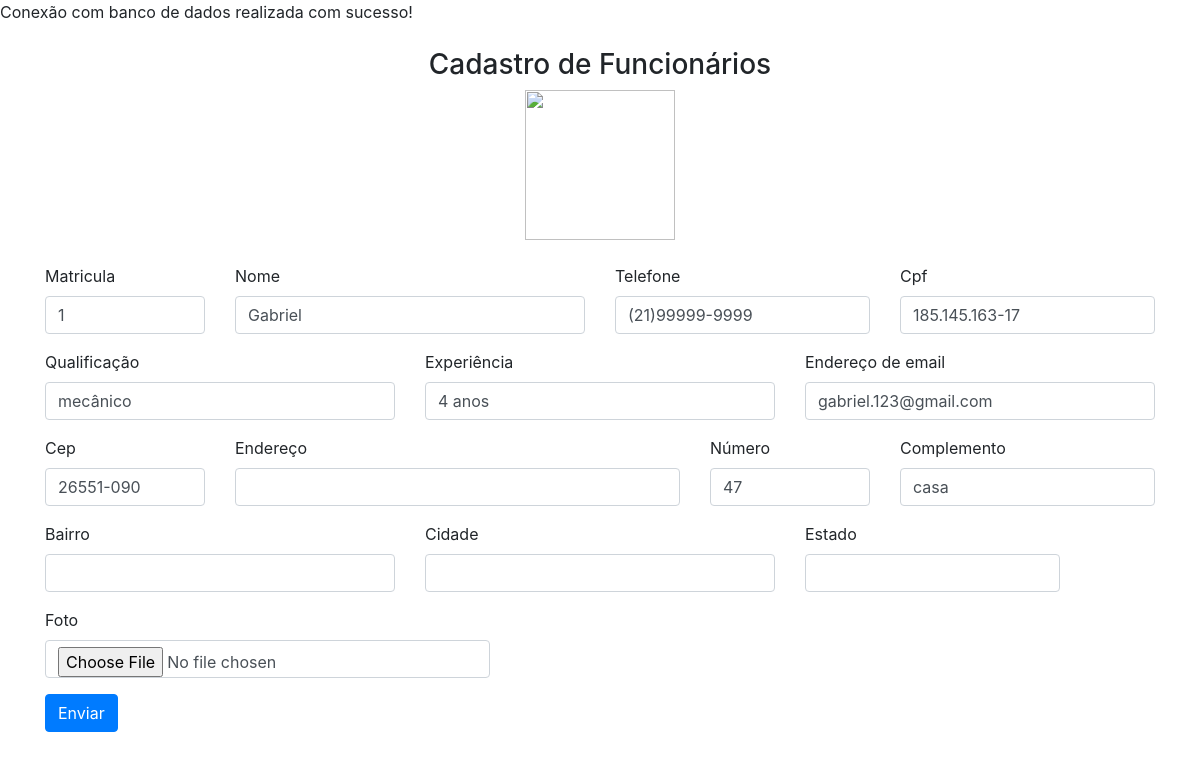
/editar.php?matricula=1, run on the app's committed database.
### tables this page shows
create table funcionario(
	matricula integer primary key auto_increment,
	nome varchar(60) not null,
	telefone varchar(15) not null,
	cpf char(15) not null,
	qualificacao varchar(20) not null,
	experiencia varchar(20) not null,
	cep char(9) not null,
	numerocasa integer not null,
	complemento varchar(30),
	email varchar(30) not null,
	senha varchar(300) not null,
	status char(1) not null,
	foto varchar(255) NOT NULL,
	foreign key(cep) references endereco(cep));

### editar.php (the view)
<?php
    require_once 'conexao.php';
    require_once 'header.php';
    $idfuncionario = filter_input(INPUT_GET, "matricula", FILTER_SANITIZE_NUMBER_INT);
    $busca = "SELECT * from funcionario where matricula = $idfuncionario LIMIT 1";
    $resultado = $conn -> prepare($busca);
    $resultado -> execute();
    if(($resultado) AND ($resultado -> rowCount() !=0)){
        $linha = $resultado -> fetch(PDO::FETCH_ASSOC);
        extract($linha);
    }
    else{
        $_SESSION['msg'] = "Funcionario não encontrado!";
        header("Location : relat_funcionario.php");
    }
?>
<br>
<br>
<form method="POST" action="controlefuncionario.php">
    <div class="container">
        <div class="row">
            <div class="col-md-12 text-center">
                <h3>Cadastro de Funcionários</h3>
            </div>
        </div>
        <div class="row">
            <div class="col-md-12 text-center">
                <img src="<?php echo $foto; ?>" style=width:150px;heigth:150px;>
            </div>
        </div>
        <br>
        <div class="row">
        <div class="col-md-2">
                <div class="form-group">
                    <label for="matricula">Matricula</label>
                    <input type="text" class="form-control" name="matricula"
                        value="<?php echo $matricula; ?>"
                    >
                </div>
            </div>
            <div class="col-md-4">
                <div class="form-group">
                    <label for="nome">Nome</label>
                    <input type="text" class="form-control" name="nome"
                    value="<?php echo $nome; ?>"
                    >
                </div>
            </div>
            <div class="col-md-3">
                <div class="form-group">
                    <label for="telefone">Telefone</label>
                    <input type="text" name="telefone" class="form-control" onkeypress="$(this).mask('(00)00000-0000')"
                    value="<?php echo $telefone; ?>"
                    >
                </div>
            </div>
             <div class="col-md-3">
                <div class="form-group">
                    <label for="cpf">Cpf</label>
                    <input type="text" name="cpf" class="form-control" onkeypress="$(this).mask('000.000.000-00');"
                    value="<?php echo $cpf; ?>"
                    >
                </div>
            </div>
        </div>
        <div class="row">
            <div class="col-md-4">
                <div class="form-group">
                    <label for="qualificacao">Qualificação</label>
                    <input type="text" class="form-control" name="qualificacao"
                        value="<?php echo $qualificacao; ?>"
                    >
                </div>
            </div>
            <div class="col-md-4">
                <div class="form-group">
                    <label for="experiencia">Experiência</label>
                    <input type="text" class="form-control" name="experiencia"
                        value="<?php echo $experiencia; ?>"
                    >
                </div>
            </div>
            <div class="col-md-4">
                <div class="form-group">
                    <label for="exampleInputEmail1">Endereço de email</label>
                    <input type="email" name="email" class="form-control" id="exampleInputEmail1" aria-describedby="emailHelp" placeholder="Seu email"
                        value="<?php echo $email; ?>"
                    >
                </div>
            </div>
        </div>
        <div class="row">
            <div class="col-md-2">
                <div class="form-group">
                    <label for="cep">Cep</label>
                    <input type="text" name="cep" class="form-control" id="cep" onblur="pesquisacep(this.value);"
                        value="<?php echo $cep; ?>"
                    >
                </div>
            </div>
            <div class="col-md-5">
                <div class="form-group">
                    <label for="endereco">Endereço</label>
                    <input type="text" class="form-control" id="rua" name="rua">
                </div>
            </div>
            <div class="col-md-2">
                <div class="form-group">
                    <label for="numero">Número</label>
                    <input type="text" class="form-control" name="numero"
                        value="<?php echo $numerocasa; ?>"
                    >
                </div>
            </div>
            <div class="col-md-3">
                <div class="form-group">
                    <label for="complemento">Complemento</label>
                    <input type="text" class="form-control" name="complemento"
                        value="<?php echo $complemento; ?>"
                    >
                </div>
            </div>
        </div>
        <div class="row">
            <div class="col-md-4">
              <div class="form-group">
                 <label for="bairro">Bairro</label><p>
                 <input type="text" class="form-control" id="bairro" name="bairro">
                </div>
            </div>
            <div class="col-md-4">
              <div class="form-group">
                 <label for="cidade">Cidade</label><p>
                 <input type="text" class="form-control" id="cidade" name="cidade">
                </div>
            </div>
            <div class="col-md-3">
              <div class="form-group">
                 <label for="uf">Estado</label><p>
                 <input type="text" class="form-control" id="uf" name="uf">
                </div>
            </div>
        </div>
        <div class="row">
            <div class="col-md-5">
                <div class="form-group">
                    <label for="foto">Foto</label><p>
                    <input type="file" class="form-control" name="foto">
                </div>
            </div>
        </div>
            <div class="row">
                <div class="col-md-12">
                    <div class="form-group">
                        <input type="submit" class="btn btn-primary" value="Enviar" name="btneditar">
                    </div>
                </div>
            </div>
        </div>
</form>
<?php
    require_once 'footer_adm.php';
?>

### data on the page
funcionario: matricula "1", nome "Gabriel", telefone "(21)99999-9999", cpf "185.145.163-17", qualificacao "mecânico", experiencia "4 anos", email "gabriel.123@gmail.com", cep "26551-090", numero "47", complemento "casa"
